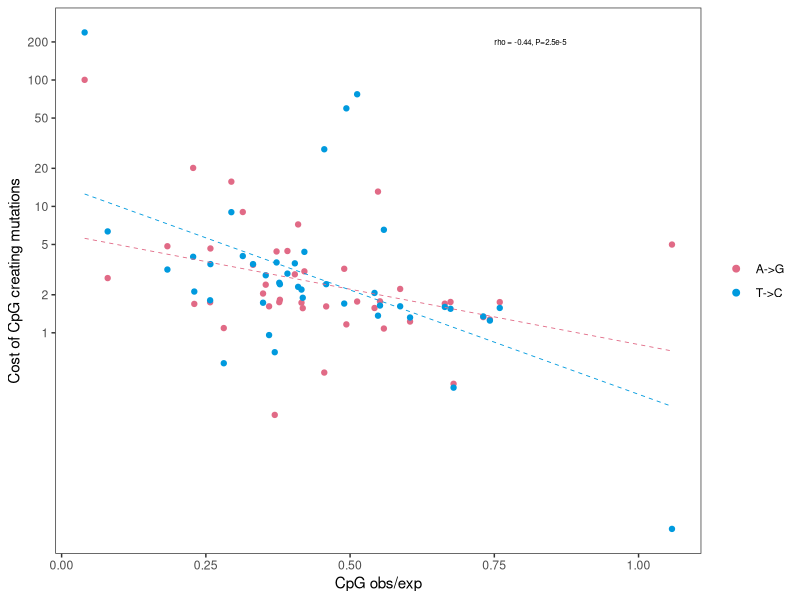
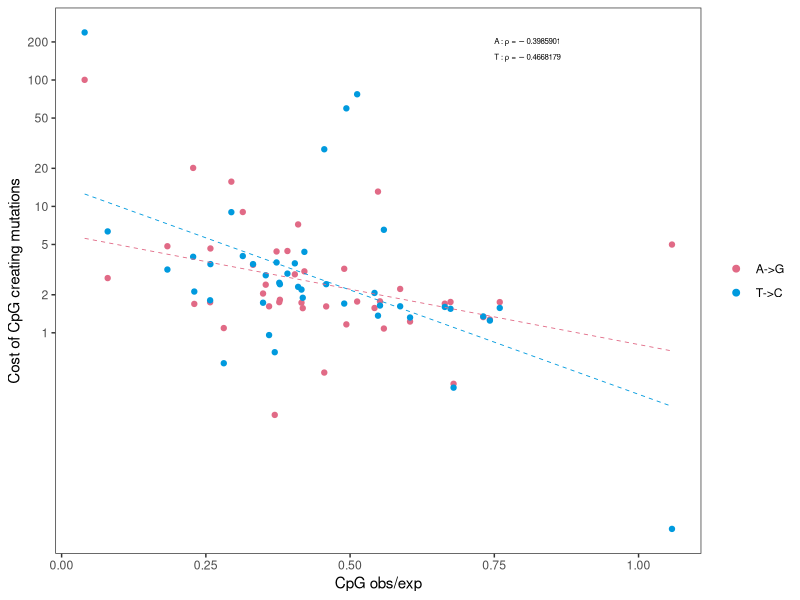
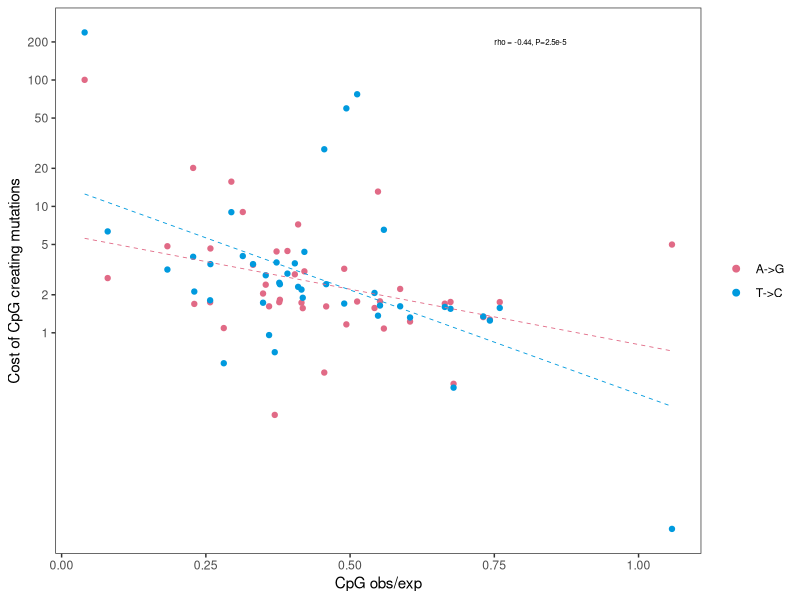
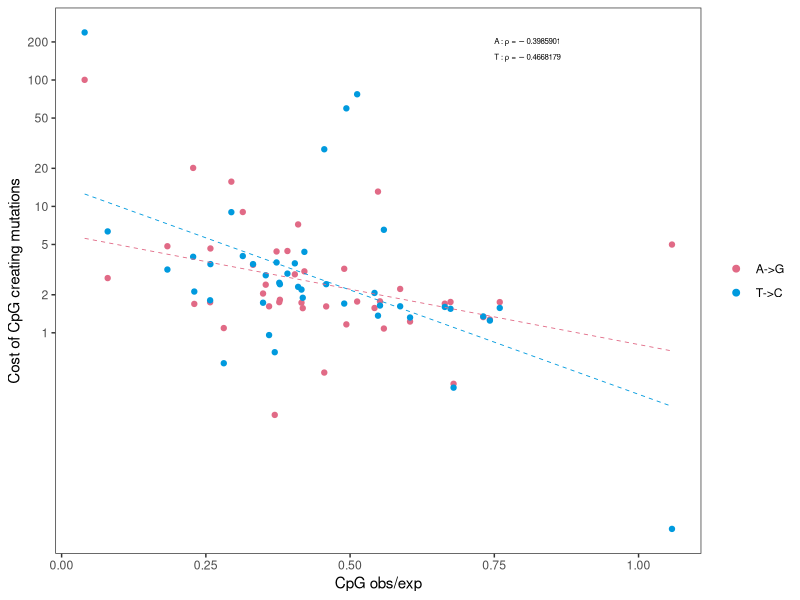

R code for these plots, in order:
library(colorspace)
library(ggplot2)
library(ggthemes)
library(reshape2)
colors<-qualitative_hcl(6, palette="Dark3")

cpgMF<-read.csv("output/Costly/alldatapoints.csv", stringsAsFactors = F, row.names = 1)
dfA<-cpgMF[,c("Virus","AsynNC_C")]
dfT<-cpgMF[,c("Virus","TsynNC_C")]
colnames(dfA)[2]<-"CpG.Cost.A"
colnames(dfT)[2]<-"CpG.Cost.T"

df<-merge(dfA, dfT, by="Virus")

di<-read.csv("output/Dinuc/CG_Summary.csv", stringsAsFactors = F, row.names = 1)
di<-di[,c("Virus", "cg.rho")]

df2<-merge(df, di, by="Virus")


cor.test(log(df2$CpG.Cost.T), df2$cg.rho,method = "spearman")
#S = 17692, p-value = 0.004444
#alternative hypothesis: true rho is not equal to 0
#sample estimates:
#    rho 
#-0.4335953 

#ancestor
# S = 18706, p-value = 0.0005638
# alternative hypothesis: true rho is not equal to 0
# sample estimates:
#     rho 
# -0.5157605 

cor.test(log(df2$CpG.Cost.A), df2$cg.rho,method = "spearman")
#S = 15904, p-value = 0.06403
#alternative hypothesis: true rho is not equal to 0
#sample estimates:
#    rho 
#-0.2887124  

#ancestor
# data:  log(df2$CpG.Cost.A) and df2$cg.rho
# S = 19722, p-value = 4.121e-05
# alternative hypothesis: true rho is not equal to 0
# sample estimates:
#     rho 
# -0.5980877 

df3<-melt(df2)
rho<-df2[,c("Virus","cg.rho")]
rho<-rbind(rho,rho)
n1<-nrow(rho)
df.plot<-cbind(df3[1:n1,], rho[,2])
colnames(df.plot)[4]<-"CG.rho"
df.plot$variable<-factor(df.plot$variable, levels=c("CpG.Cost.A","CpG.Cost.T" ))

cor.test(df.plot$value, df.plot$CG.rho,method = "spearman" )
#S = 135240, p-value = 0.000547
#alternative hypothesis: true rho is not equal to 0
#sample estimates:
#    rho 
#-0.3692594

#ancestor
# data:  df.plot$value and df.plot$CG.rho
# S = 153150, p-value = 5.769e-08
# alternative hypothesis: true rho is not equal to 0
# sample estimates:
#     rho 
# -0.5505676 


text1<-paste("A:rho == -0.3985901")
text2<-paste("T:rho == -0.4668179")
text<-paste("rho = -0.44, P=2.5e-5")

ggplot(df.plot, aes(x=CG.rho, y=value, color=variable))+
    scale_y_continuous(trans="log10",breaks = c(1,2,5, 10,20, 50, 100, 200),labels=c(1,2,5, 10,20, 50, 100, 200))+
    geom_point(stat="identity")+
    theme(legend.title = element_blank())+
    scale_color_manual(values=colors[c(1,5)], labels=c("A->G","T->C"))+
    theme_bw()+
    ylab("Cost of CpG creating mutations")+
    xlab("CpG obs/exp")+
    theme(panel.grid.minor=element_blank(), panel.grid.major = element_blank())+
    geom_smooth(method='lm',formula=y~x, se=F, size=.3, linetype=2)+
    theme(legend.title = element_blank())+
    guides(color = guide_legend(override.aes = list(linetype = 0, size=2)))+
    annotate(geom="text",x=0.75, y=200, label=text, hjust=0, size=2)

ggsave("output/Dinuc/CPG_correlation.plot1.pdf", width = 5,height = 4)  


ggplot(df.plot, aes(x=CG.rho, y=value, color=variable))+
    scale_y_continuous(trans="log10",breaks = c(1,2,5, 10,20, 50, 100, 200),labels=c(1,2,5, 10,20, 50, 100, 200))+
    geom_point(stat="identity")+
    theme(legend.title = element_blank())+
    scale_color_manual(values=colors[c(1,5)], labels=c("A->G","T->C"))+
    theme_bw()+
    ylab("Cost of CpG creating mutations")+
    xlab("CpG obs/exp")+
    theme(panel.grid.minor=element_blank(), panel.grid.major = element_blank())+
    geom_smooth(method='lm',formula=y~x, se=F, size=.3, linetype=2)+
    theme(legend.title = element_blank())+
    guides(color = guide_legend(override.aes = list(linetype = 0, size=2)))+
    annotate(geom="text",x=0.75, y=200, label=text1, hjust=0, size=2, parse=T)+
    annotate(geom="text",x=0.75, y=150, label=text2, hjust=0, size=2, parse=T)
ggsave("output/Dinuc/CPG_correlation.plot2.pdf", width = 5,height = 4)  

